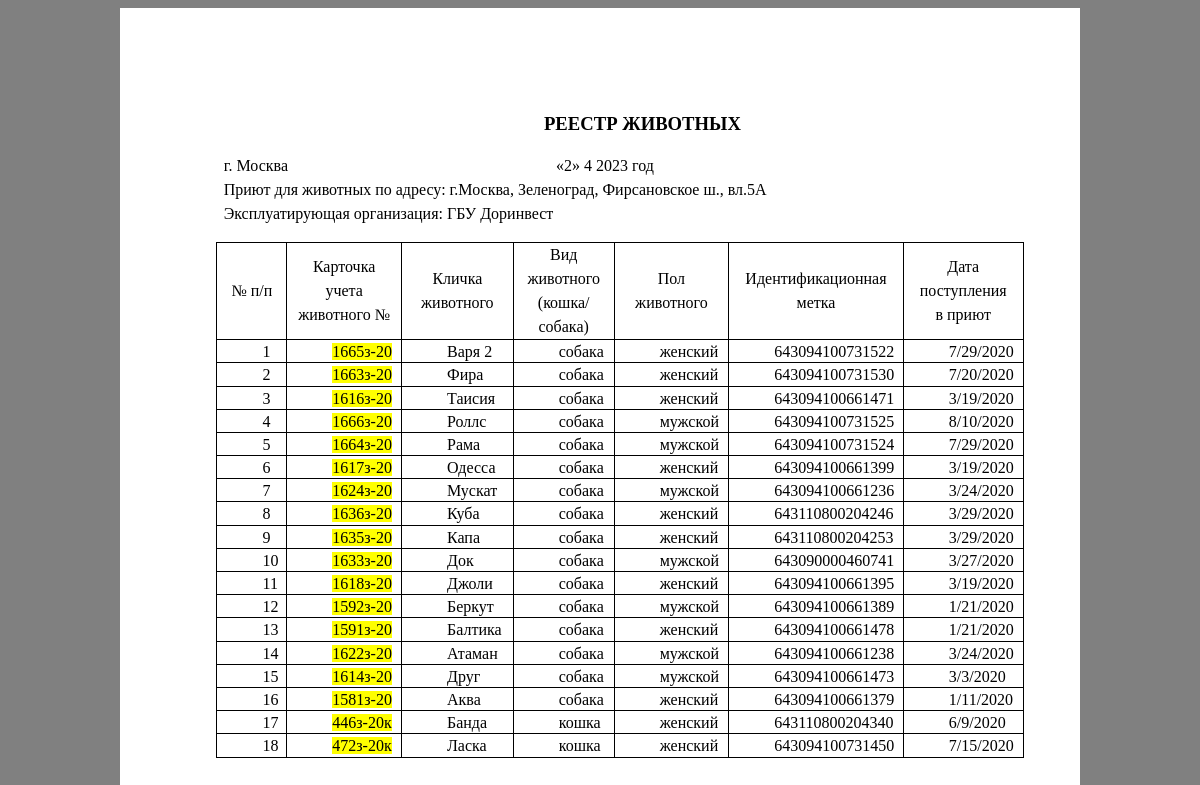
Screenshot of /pril4_for_zelenograd.php with the database file from the repository.
### pril4_for_zelenograd.php (the view, shortened to what this page needs)
<html>
<?php
require_once('ConnectDB.php');
$sql = "SELECT * FROM `TABLE 1` WHERE `адрес приюта` LIKE '%Зеленоград%' ";
$result = mysqli_query($connect, $sql);
?>
<head>
</head>
<body style="background-color:gray;">
	<div class="c24" style="width:800; height:1331; background-color:white;   margin: auto;">
		<p class="c22"><span class="c23">РЕЕСТР ЖИВОТНЫХ</span></p>
		<p class="c16" id="h.gjdgxs"><span class="c9"></span></p>
		<p class="c10"><span class="c3">г. Москва
		<?php
		$today = getdate();
		echo "«",$today['mday'],"»        ",$today['mon'],"       ",$today['year'],"  год";?></span></p>
		<p class="c10"><span class="c3"><?php
		echo	"Приют для животных по адресу: г.Москва, Зеленоград, Фирсановское ш., вл.5А" ?></span></p>
		<p class="c10"><span class="c3"><?php
		echo "Эксплуатирующая организация: ГБУ Доринвест" ?></span></p>
		<p class="c0"><span class="c3"></span></p><a id="t.43100d12c1eff6a5d3b3e8719d279bee0baf432d"></a><a id="t.0"></a>
		<table class="c5">
			<tbody>
				<tr class="c21">
					<td class="c15" colspan="1" rowspan="1">
						<p class="c14"><span class="c3">№ п/п</span></p>
					</td>
					<td class="c18" colspan="1" rowspan="1">
						<p class="c14"><span>Карточка учета животного №</span></p>
					</td>
					<td class="c26" colspan="1" rowspan="1">
						<p class="c14"><span class="c3">Кличка животного</span></p>
					</td>
					<td class="c17" colspan="1" rowspan="1">
						<p class="c14"><span class="c3">Вид животного (кошка/собака)</span></p>
					</td>
					<td class="c20" colspan="1" rowspan="1">
						<p class="c14"><span class="c3">Пол животного</span></p>
					</td>
					<td class="c19" colspan="1" rowspan="1">
						<p class="c14"><span class="c3">Идентификационная метка</span></p>
					</td>
					<td class="c20" colspan="1" rowspan="1">
						<p class="c14"><span class="c3">Дата поступления</span></p>
						<p class="c14"><span class="c3">в приют</span></p>
					</td>
				</tr>
				<?php while($row = mysqli_fetch_assoc($result)) {?>
				<tr class="c12">
					<td class="c13" colspan="1" rowspan="1">
						<p class="c0"><span class="c3"><?php echo $row['п/п']; ?></span></p>
					</td>
					<td class="c7" colspan="1" rowspan="1">
						<p class="c0"><span class="c3 c11"><?php echo $row['карточка учета животного №']; ?></span></p>
					</td>
					<td class="c1" colspan="1" rowspan="1">
						<p class="c0"><span class="c3"><?php echo $row['кличка']; ?></span></p>
					</td>
					<td class="c4" colspan="1" rowspan="1">
						<p class="c0"><span class="c3"></span><?php echo $row['вид']; ?></p>
					</td>
					<td class="c8" colspan="1" rowspan="1">
						<p class="c0"><span class="c3"></span><?php echo $row['пол']; ?></p>
					</td>
					<td class="c1" colspan="1" rowspan="1">
						<p class="c0"><span class="c3"></span><?php echo $row['идентификационная метка']; ?></p>
					</td>
					<td class="c8" colspan="1" rowspan="1">
						<p class="c0"><span class="c3"></span><?php echo $row['дата поступления в приют']; ?></p>
					</td>
				<?php } ?>
			</tbody>
		</table>
		<p class="c25"><span class="c9"></span></p>
	</div>
</body>
</html>

### rows the page displays
table 1: value "1", value "1665з-20", кличка "Варя 2", вид "собака", пол "женский", идентификационная метка "643094100731522", дата поступления в приют "7/29/2020"
table 1: value "2", value "1663з-20", кличка "Фира", вид "собака", пол "женский", идентификационная метка "643094100731530", дата поступления в приют "7/20/2020"
table 1: value "3", value "1616з-20", кличка "Таисия", вид "собака", пол "женский", идентификационная метка "643094100661471", дата поступления в приют "3/19/2020"
table 1: value "4", value "1666з-20", кличка "Роллс", вид "собака", пол "мужской", идентификационная метка "643094100731525", дата поступления в приют "8/10/2020"
table 1: value "5", value "1664з-20", кличка "Рама", вид "собака", пол "мужской", идентификационная метка "643094100731524", дата поступления в приют "7/29/2020"
table 1: value "6", value "1617з-20", кличка "Одесса", вид "собака", пол "женский", идентификационная метка "643094100661399", дата поступления в приют "3/19/2020"
table 1: value "7", value "1624з-20", кличка "Мускат", вид "собака", пол "мужской", идентификационная метка "643094100661236", дата поступления в приют "3/24/2020"
table 1: value "8", value "1636з-20", кличка "Куба", вид "собака", пол "женский", идентификационная метка "643110800204246", дата поступления в приют "3/29/2020"
table 1: value "9", value "1635з-20", кличка "Капа", вид "собака", пол "женский", идентификационная метка "643110800204253", дата поступления в приют "3/29/2020"
table 1: value "10", value "1633з-20", кличка "Док", вид "собака", пол "мужской", идентификационная метка "643090000460741", дата поступления в приют "3/27/2020"
table 1: value "11", value "1618з-20", кличка "Джоли", вид "собака", пол "женский", идентификационная метка "643094100661395", дата поступления в приют "3/19/2020"
table 1: value "12", value "1592з-20", кличка "Беркут", вид "собака", пол "мужской", идентификационная метка "643094100661389", дата поступления в приют "1/21/2020"
table 1: value "13", value "1591з-20", кличка "Балтика", вид "собака", пол "женский", идентификационная метка "643094100661478", дата поступления в приют "1/21/2020"
table 1: value "14", value "1622з-20", кличка "Атаман", вид "собака", пол "мужской", идентификационная метка "643094100661238", дата поступления в приют "3/24/2020"
table 1: value "15", value "1614з-20", кличка "Друг", вид "собака", пол "мужской", идентификационная метка "643094100661473", дата поступления в приют "3/3/2020"
table 1: value "16", value "1581з-20", кличка "Аква", вид "собака", пол "женский", идентификационная метка "643094100661379", дата поступления в приют "1/11/2020"
table 1: value "17", value "446з-20к", кличка "Банда", вид "кошка", пол "женский", идентификационная метка "643110800204340", дата поступления в приют "6/9/2020"
table 1: value "18", value "472з-20к", кличка "Ласка", вид "кошка", пол "женский", идентификационная метка "643094100731450", дата поступления в приют "7/15/2020"

### other values shown
$today['mday'] "2"
$today['mon'] "4"
$today['year'] "2023"
